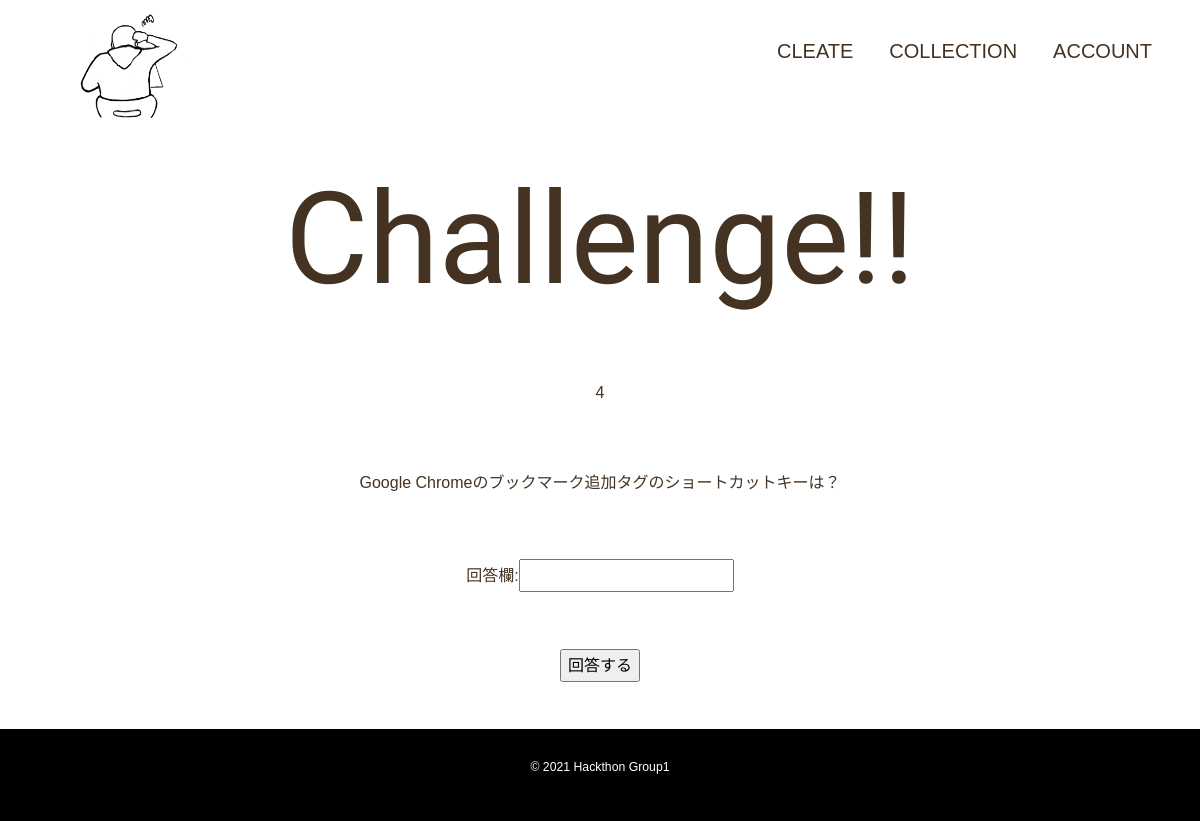
The page /posts/tyousen/2 on the database as committed earlier.
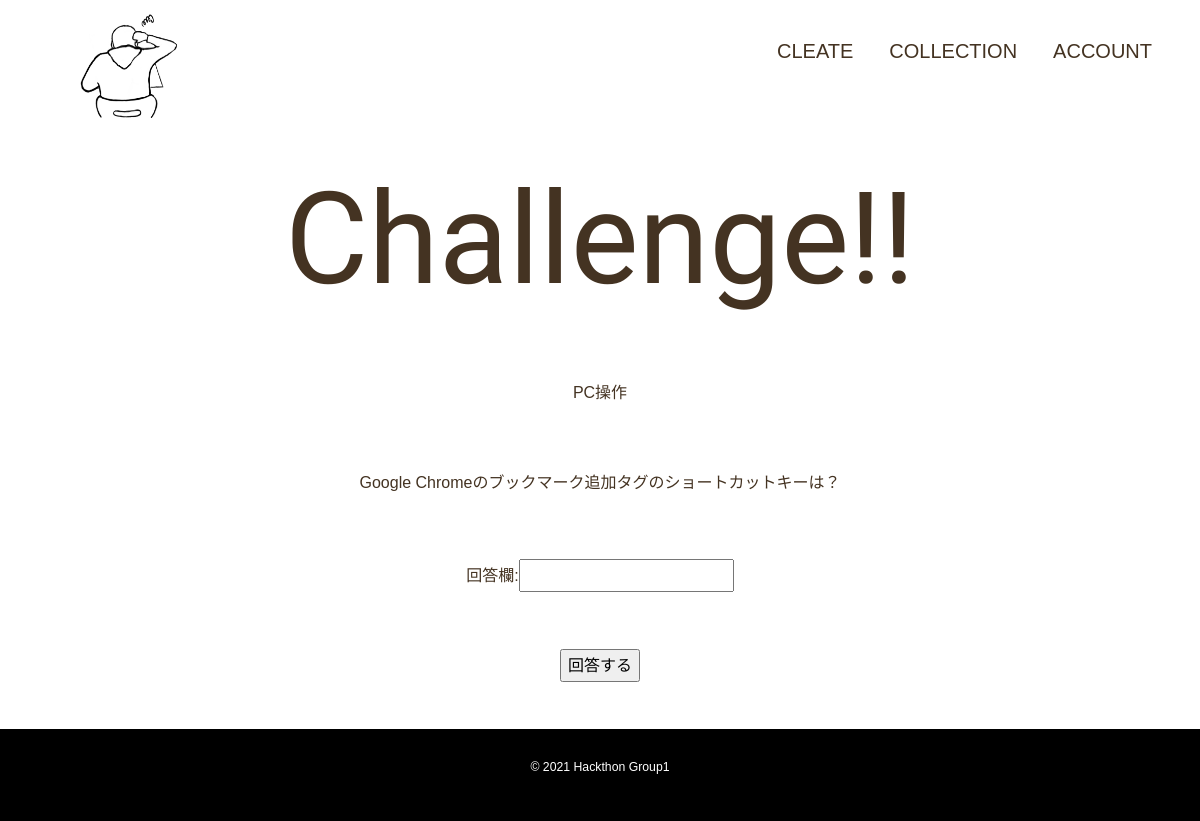
The same page on the database as committed later.
### posts/models.py (models this page shows, shortened)
class Post(models.Model):
    day = models.DateField(verbose_name='日付', default=timezone.now)
    pulldown = models.CharField(verbose_name='ジャンル',choices=CHOICES,max_length=10)
    text = models.TextField(verbose_name='問題内容', max_length=100)
    answer = models.TextField(verbose_name='問題の答え', max_length=100)
    created_at = models.DateTimeField(verbose_name='通知日時', default=timezone.now)
    reference = models.URLField(verbose_name='参考URL', max_length=200, null=True, blank=True)

### posts/views.py (the view, shortened to what this page needs)
# urls.py: path('tyousen/<int:num>', views.tyousen, name='tyousen'),# 問題に回答するページに遷移。views.pyのtyousenメソッドを呼び出し。
def tyousen(request, num):
    obj = Post.objects.get(id=num)# 問題番号に応じたクエリセットのみをobjに代入
    params = {
        'pulldown':obj.pulldown,
        'text':obj.text,
        'id':num,
    }
    return render(request, 'posts/tyousen.html', params)

### posts/templates/posts/tyousen.html (shortened to what this page needs)
{% load static %}
<!DOCTYPE html>
<html lang="ja">
  <head>
    <link rel="stylesheet" href="{% static 'posts/css/bootstrap.min.css' %}">
    <link rel="stylesheet" type="text/css" href="{% static 'posts/css/style.css' %}">
  </head>
 <body>
   <header class="page-header wrapper">
      <h1><a href="{% url 'top:top' %}"><img class="gazo" src="{% static 'posts/images/IMG_0015.PNG' %}" alt="Remind me ホーム"></a></h1>
      <nav>
          <ul class="main-nav">
            <li><a href="{% url 'create' %}">Cleate</a></li>
            <li><a href="{% url '問題一覧ページ' %}">Collection</a></li>
            <li><a href="">Account</a></li>
          </ul>
      </nav>
    </header>
    <div class="set">Challenge!!</div>
    <form action="{% url 'tyousen' id %}" method='post' autocomplete="off">
        <p class="anser">{{ pulldown }}</p>
        <p class="anser">{{ text }}</p>
        <p class="anser">回答欄:<input type="text" name="kaitou"></p>
        <p class="anser"><input type="submit" value="回答する"></p>
     </form>
     <footer>
      <div class="wrapper">
        <p><small>&copy; 2021 Hackthon Group1</small></p>
      </div>
    </footer>
 </body>
</html>

### posts/static/posts/css/style.css (style rules this page uses)
html { font-size: 100%; }
body { font-family: 'Noto Sans JP', sans-serif; line-height: 1.7; color: #432; }
a { text-decoration: none; }
.page-header { display: flex; justify-content: space-between; }
img { max-width: 100%; }
.gazo { width: 150px; margin-top: 14px; }
.main-nav { display: flex; font-size: 1.25rem; text-transform: uppercase; margin-top: 34px; list-style: none; }
.main-nav li { margin-left: 36px; }
.main-nav a { color: #432; }
.wrapper { max-width: 1300px; margin: 0 auto; padding: 0 4%; }
.set { font-family: 'Allison', cursive; text-align: center; margin: 5px 0 20px; font-size: 8rem; }
footer { background: #000000; text-align: center; padding: 26px 0; }
footer p { color: #fff; font-size: 0.875rem; }
.anser { text-align: center; margin: 10px; padding: 10px; height: 10vh; }

Rows that differ between the two databases and show on the page:
changed Post "Google Chromeのブックマーク追加タグのショートカットキーは？": pulldown (not shown) → "PC操作"
Other text that changed with them:
{{ pulldown }}: "4" → (not shown)
